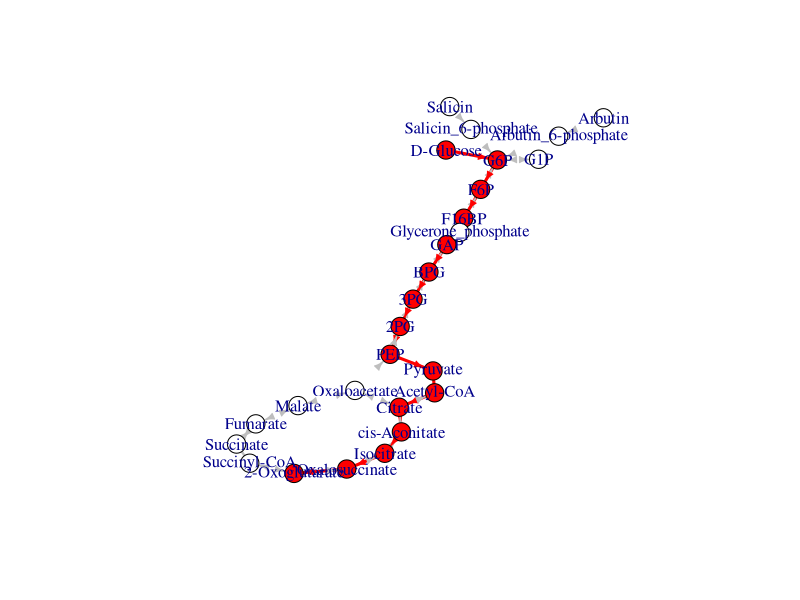

Generate this figure with R:
## ---- chunk 1
# igraphパッケージの読み込み
library(igraph)
## ---- chunk 2
d <- read.table("../data/eco_EM+TCA.txt")
# 有向ネットワークで読み込む
g <- graph.data.frame(d, directed=T)
# 多重エッジや自己ループを削除する。
g <- simplify(g, remove.multiple=T, remove.loops=T)
## ---- chunk 3
paths <- all_shortest_paths(g, "D-Glucose","2-Oxoglutarate",mode="out")
## ---- chunk 4
V(g)[paths$res[[1]]]
## ---- chunk 5
E(g, path=paths$res[[1]])
## ---- chunk 6
# エッジを全部灰色にする
E(g)$color <- "grey"
# 最短経路に含まれるエッジを赤色にする。
E(g, path=paths$res[[1]])$color <- "red"
# 最短経路に含まれるエッジを太くする。
E(g,path=paths$res[[1]])$width <- 3

set.seed(5)
plot(g,
     vertex.label=V(g)$name,
     # 最短経路に含まれるノードは赤，そうでないものは白にする。
     vertex.color=c("red","white")[ifelse(V(g)$name %in% V(g)[paths$res[[1]]]$name,1,2)],
     vertex.size=10,
     edge.arrow.size=0.5
     )
